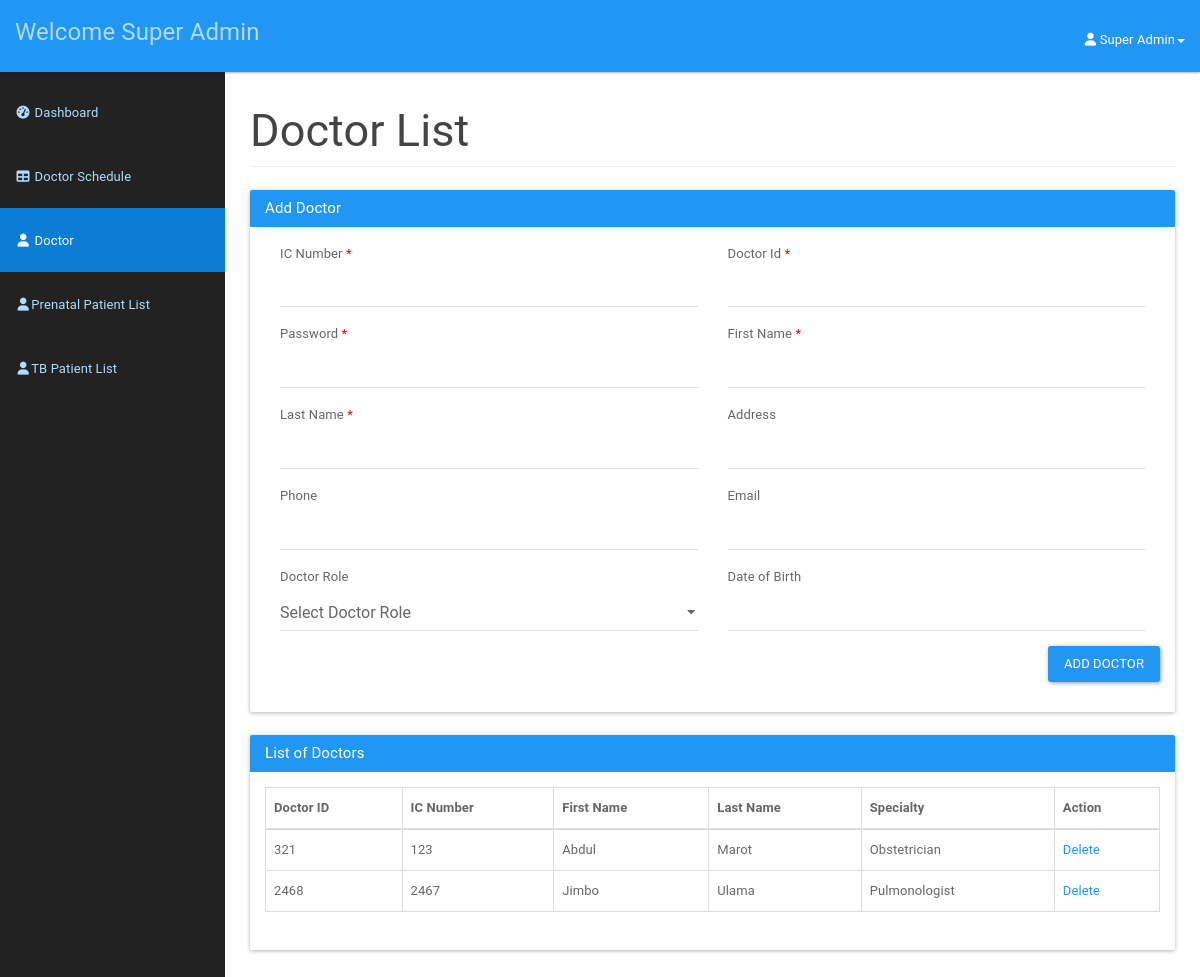
Page /doctor/doctor.php (signed in) on the earlier database version.
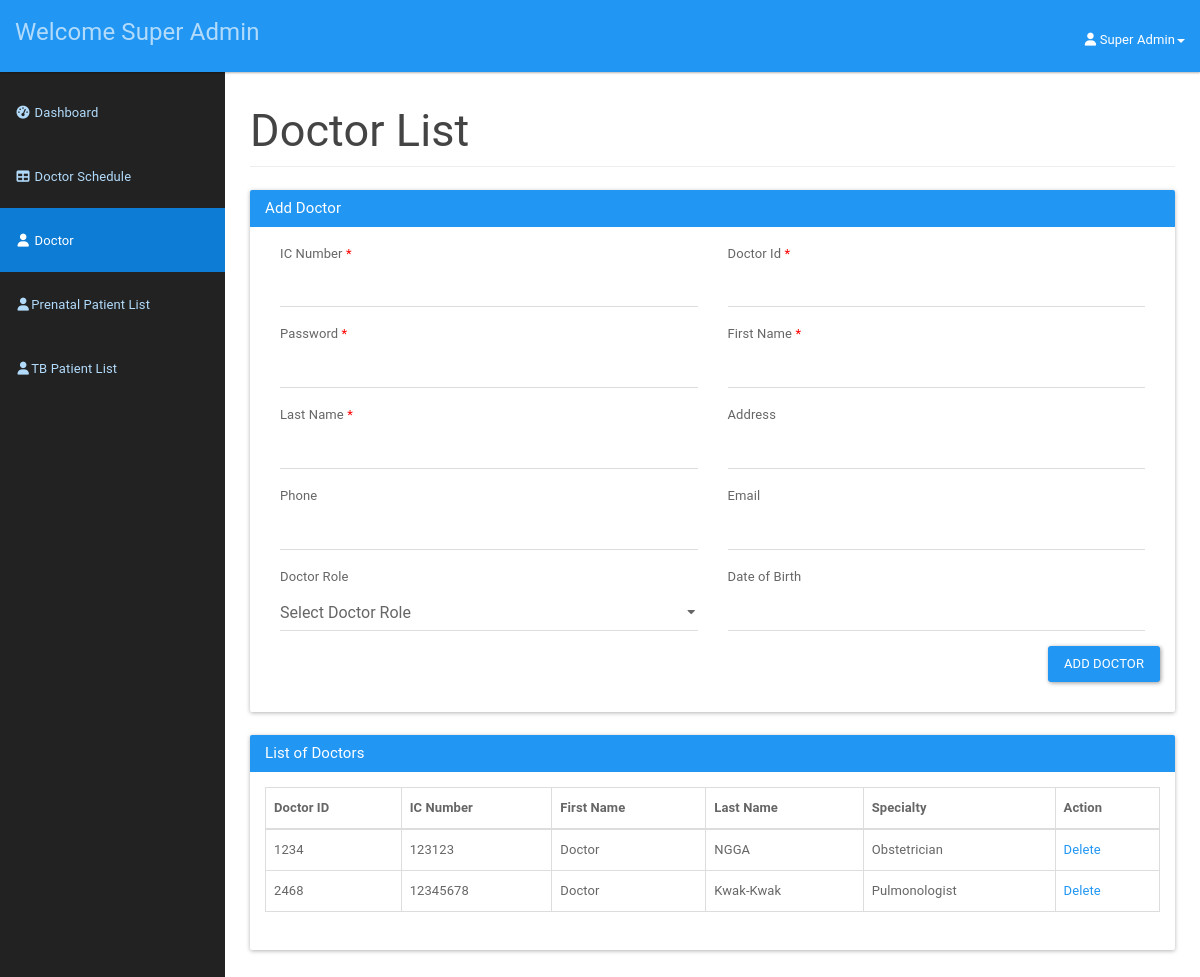
Same page on the later database version.
### tables this page shows
CREATE TABLE `doctor` (
  `icDoctor` bigint(12) NOT NULL,
  `password` varchar(20) NOT NULL,
  `doctorId` int(3) NOT NULL,
  `doctorFirstName` varchar(50) NOT NULL,
  `doctorLastName` varchar(50) NOT NULL,
  `doctorAddress` varchar(100) NOT NULL,
  `doctorPhone` varchar(15) NOT NULL,
  `doctorEmail` varchar(20) NOT NULL,
  `doctorDOB` date NOT NULL,
  `doctorRole` varchar(255) DEFAULT NULL
);

### doctor/doctor.php (the view, shortened to what the changed rows need)
<?php
include_once '../assets/conn/dbconnect.php';
$usersession = $_SESSION['doctorSession'];
$res = mysqli_query($con, "SELECT * FROM doctor WHERE doctorId=" . $usersession);
$userRow = mysqli_fetch_array($res, MYSQLI_ASSOC);
?>
<!DOCTYPE html>
<html lang="en">
<head>
    <link href="assets/css/material.css" rel="stylesheet">
    <link href="assets/css/sb-admin.css" rel="stylesheet">
    <link href="assets/css/time/bootstrap-clockpicker.css" rel="stylesheet">
    <link href="assets/css/style.css" rel="stylesheet">
    <link href="assets/font-awesome/css/font-awesome.css" rel="stylesheet">
    <link rel="stylesheet" href="https://formden.com/static/cdn/bootstrap-iso.css" />
    <link rel="stylesheet" href="https://formden.com/static/cdn/font-awesome/4.4.0/css/font-awesome.min.css" />
</head>
<body>
    <div id="wrapper">
        <div id="page-wrapper">
            <div class="container-fluid">
                <div class="row">
                    <div class="col-lg-12">
                        <h2 class="page-header">
                            Doctor List
                        </h2>
                    </div>
                </div>
                <div class="panel panel-primary filterable">
                    <div class="panel-body">
                        <?php
                        if ($userRow['doctorRole'] == 'superAdmin') {
                            $doctorList = mysqli_query($con, "SELECT * FROM doctor WHERE doctorRole IN ('Pulmonologist', 'Obstetrician')");
                        } else {
                            $doctorList = mysqli_query($con, "SELECT * FROM doctor WHERE doctorRole IN ('Pulmonologist', 'Obstetrician')");
                        }
                        ?>
                        <table class="table table-hover table-bordered">
                            <thead>
                                <tr class="filters">
                                    <th>Doctor ID</th>
                                    <th>IC Number</th>
                                    <th>First Name</th>
                                    <th>Last Name</th>
                                    <th>Specialty</th>
                                    <th>Action</th>
                                </tr>
                            </thead>
                            <tbody>
                                <?php
                                while ($doctor = mysqli_fetch_array($doctorList)) {
                                    echo "<tr>";
                                    echo "<td>" . $doctor['doctorId'] . "</td>";
                                    echo "<td>" . $doctor['icDoctor'] . "</td>";
                                    echo "<td>" . $doctor['doctorFirstName'] . "</td>";
                                    echo "<td>" . $doctor['doctorLastName'] . "</td>";
                                    echo "<td>" . $doctor['doctorRole'] . "</td>";
                                    echo '<td><a href="#" class="delete" data-doctor-id="' . $doctor['doctorId'] . '">Delete</a></td>';
                                    echo "</tr>";
                                }
                                ?>
                            </tbody>
                        </table>
                    </div>
                </div>
            </div>
        </div>
    </div>
    <link rel="stylesheet" href="https://cdnjs.cloudflare.com/ajax/libs/bootstrap-datepicker/1.4.1/css/bootstrap-datepicker3.css" />
</body>
</html>

Differences in the rows shown:
removed doctor: doctorId "321", icDoctor "123", doctorFirstName "Abdul", doctorLastName "Marot", doctorRole "Obstetrician"
removed doctor: doctorId "2468", icDoctor "2467", doctorFirstName "Jimbo", doctorLastName "Ulama", doctorRole "Pulmonologist"
added doctor: doctorId "1234", icDoctor "123123", doctorFirstName "Doctor", doctorLastName "NGGA", doctorRole "Obstetrician"
added doctor: doctorId "2468", icDoctor "12345678", doctorFirstName "Doctor", doctorLastName "Kwak-Kwak", doctorRole "Pulmonologist"
